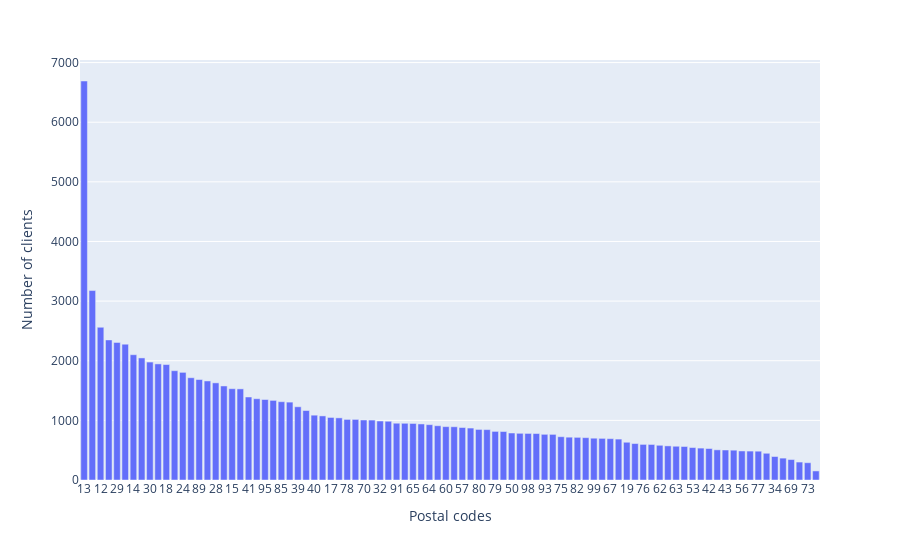

Write notebook code for a chart like this one.
### Code cell
# Extracting the first two digits of the postal code
data1["zipcode_prefix"] = data1["customer_zip_code_prefix"].astype(str).str[:2]

# Counting the number of clients per postal code prefix
zipcode_counts = data1["zipcode_prefix"].value_counts().reset_index()

# Creating an interactive bar graph for postal code prefixes
fig = px.bar(zipcode_counts, x="zipcode_prefix", y="count", labels={"zipcode_prefix": "Postal codes", "count": "Number of clients"})

fig.show()

### Figure 1 — Plotly figure (JSON) as saved in the notebook; plotly's stock layout.template omitted (floating-point values rounded to 4 significant figures)
{"data": [{"alignmentgroup": "True", "hovertemplate": "Postal codes=%{x}<br>Number of clients=%{y}<extra></extra>", "legendgroup": "", "marker": {"color": "#636efa", "pattern": {"shape": ""}}, "name": "", "offsetgroup": "", "orientation": "v", "showlegend": false, "textposition": "auto", "type": "bar", "x": ["13", "22", "12", "35", "29", "11", "14", "88", "30", "20", "18", "36", "24", "37", "89", "38", "28", "21", "15", "31", "41", "23", "95", "71", "85", "45", "39", "25", "40", "27", "17", "26", "78", "86", "70", "87", "32", "90", "91", "72", "65", "58", "64", "48", "60", "96", "57", "74", "80", "97", "79", "83", "50", "68", "98", "81", "93", "55", "75", "44", "82", "84", "99", "66", "67", "33", "19", "54", "76", "46", "62", "49", "63", "47", "53", "16", "42", "51", "43", "92", "56", "59", "77", "94", "34", "61", "69", "52", "73", "10"], "xaxis": "x", "y": [6691, 3177, 2561, 2349, 2307, 2278, 2101, 2047, 1978, 1947, 1936, 1833, 1805, 1715, 1685, 1661, 1629, 1577, 1531, 1528, 1392, 1363, 1350, 1335, 1313, 1306, 1228, 1165, 1087, 1075, 1049, 1042, 1016, 1016, 1006, 1005, 989, 985, 952, 951, 948, 940, 928, 910, 895, 893, 880, 871, 848, 845, 815, 813, 788, 783, 781, 779, 766, 765, 726, 718, 715, 710, 701, 698, 693, 686, 633, 611, 597, 596, 582, 572, 566, 562, 544, 535, 528, 506, 503, 500, 487, 485, 483, 448, 394, 367, 343, 301, 290, 152], "yaxis": "y"}], "layout": {"barmode": "relative", "legend": {"tracegroupgap": 0}, "margin": {"t": 60}, "xaxis": {"anchor": "y", "domain": [0, 1], "title": {"text": "Postal codes"}}, "yaxis": {"anchor": "x", "domain": [0, 1], "title": {"text": "Number of clients"}}}}
